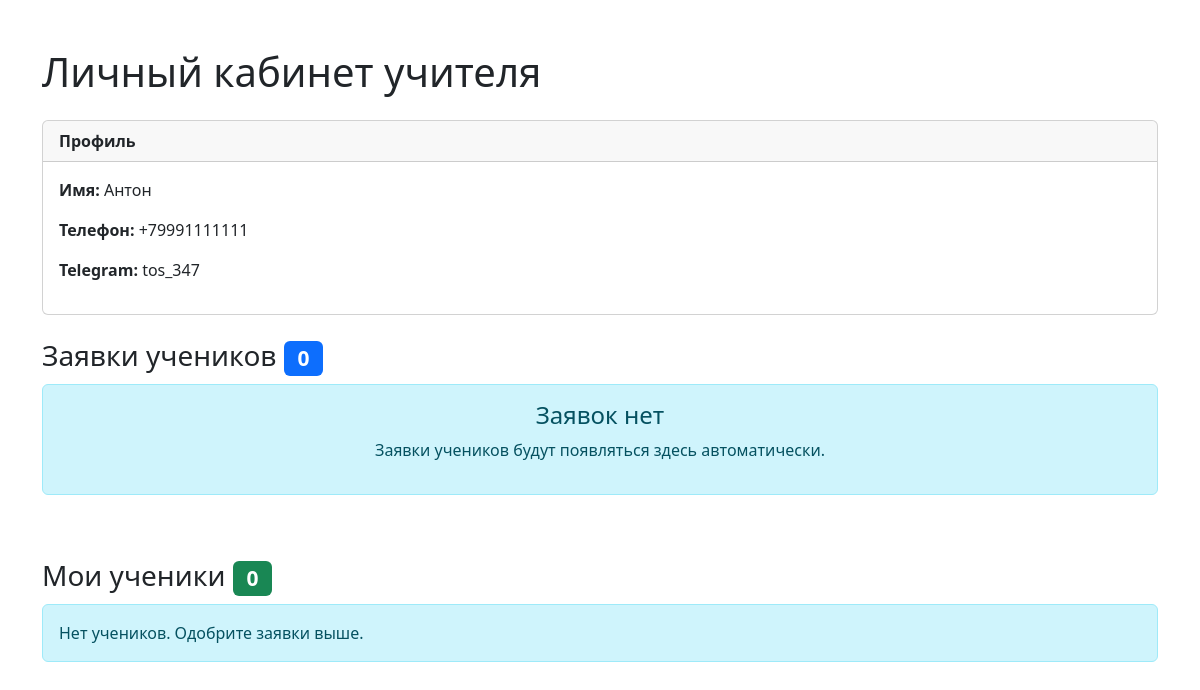
The app's page /teacher/dashboard/ (signed in), older data.
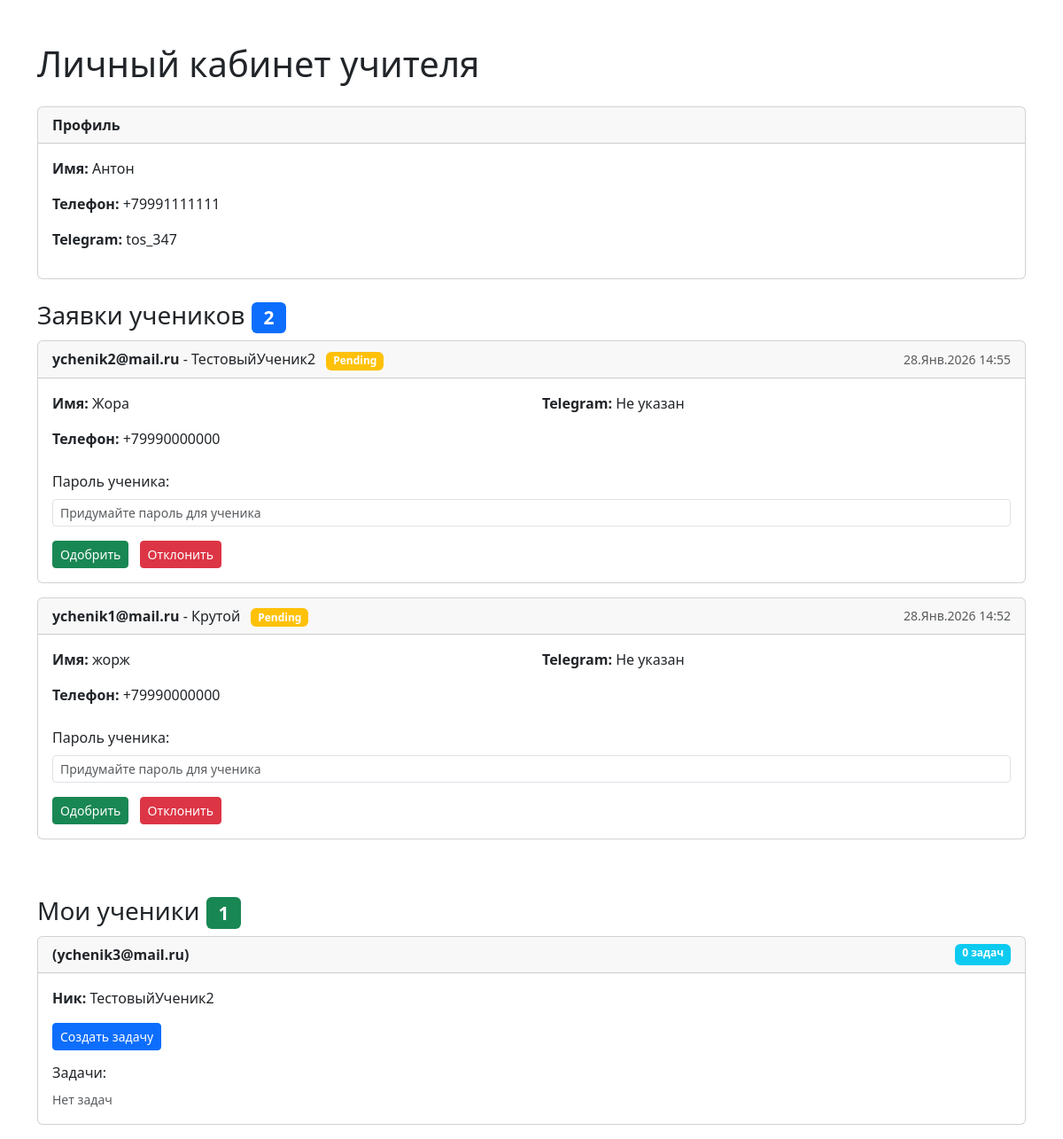
The same page, newer data.
### Mentor/models.py (models this page shows, shortened)
class User(AbstractUser):
    username = None
    user_type = models.CharField(max_length=10, choices=USER_TYPE_CHOICES, default='student')
    first_name = models.CharField('Имя*', max_length=50)
    phone = models.CharField('Телефон', max_length=20, blank=True)
    email = models.EmailField('Email адрес*', unique=True)
    telegram = models.SlugField('Telegram ID', unique=False, blank=True, null=True)
    objects = UserManager()
    USERNAME_FIELD = 'email' # но основной логин = email (не до конца понимаю нах. эта строка - разобраться если не забуду)
    REQUIRED_FIELDS = [] # - это строка добавляет поля в суперюзера, если все заработает снести эту строку

class StudentApplication(models.Model):
    teacher = models.ForeignKey(User, on_delete=models.CASCADE, related_name='student_applications')
    email = models.EmailField()
    first_name = models.CharField(max_length=30)
    phone = models.CharField(max_length=20)
    telegram = models.CharField(max_length=50, blank=True)
    nickname = models.CharField(max_length=50)
    created_at = models.DateTimeField(auto_now_add=True)
    status = models.CharField(max_length=20, default='pending')  # pending-новая (по умолчанию), approved учитель зарегистрировал ученика., rejected — учитель отклонил.
    teacher_set_password = models.CharField(max_length=128, blank=True, null=True, help_text="Пароль, установленный учителем")

class StudentProfile(models.Model):
    user = models.OneToOneField(User, on_delete=models.CASCADE,
        limit_choices_to={'user_type': 'student'}, related_name='student_profile')
    nickname = models.CharField('Погоняло', max_length=50)
    teacher = models.ForeignKey(User, on_delete=models.PROTECT,  # нельзя удалить учителя с учениками
        limit_choices_to={'user_type': 'teacher'}, related_name='students')
    class Meta:
        verbose_name = 'Профиль ученика'
        verbose_name_plural = 'Профили учеников'
        unique_together = ['user', 'teacher']  # один учитель на ученика

### Mentor/views.py (the view)
# urls.py: path('teacher/dashboard/', views.teacher_dashboard, name='teacher_dashboard'),
@login_required
def teacher_dashboard(request):
    if request.user.user_type != 'teacher':  # Проверка роли
        return redirect('index')
    applications = StudentApplication.objects.filter(
        teacher=request.user,
        status='pending' #показывает заявки только с этим статусом
    ).order_by('-created_at')
    students = StudentProfile.objects.filter(
        teacher=request.user)
    return render(request, 'core/teacher_dashboard.html', {
        'applications': applications,
        'students': students
    })

### Mentor/templates/core/teacher_dashboard.html (shortened to what this page needs)
{% extends 'core/base.html' %}
{% block content %}
<div class="container mt-5">
    <div class="row">
        <div class="col-12">
            <h1 class="mb-4">Личный кабинет учителя</h1>
            <div class="card">
                <div class="card-header">
                    <strong>Профиль</strong>
                </div>
                <div class="card-body">
                    <p><strong>Имя:</strong> {{ user.first_name }}</p>
                    <p><strong>Телефон:</strong> {{ user.phone }}</p>
                    <p><strong>Telegram:</strong> {{ user.telegram|default:"Не указан" }}</p>
                </div>
            </div>
        </div>
    </div>
    <div class="row mt-4">
        <div class="col-12">
            <h3>Заявки учеников <span class="badge bg-primary">{{ applications.count }}</span></h3>
            {% for app in applications %}
            <div class="card mb-3">
                <div class="card-header d-flex justify-content-between align-items-center">
                    <div>
                        <strong>{{ app.email }}</strong> - {{ app.nickname }}
                        <span class="badge bg-warning ms-2">{{ app.status.title }}</span>
                    </div>
                    <small class="text-muted">{{ app.created_at|date:"d.M.Y H:i" }}</small>
                </div>
                <div class="card-body">
                    <div class="row">
                        <div class="col-md-6">
                            <p><strong>Имя:</strong> {{ app.first_name }}</p>
                            <p><strong>Телефон:</strong> {{ app.phone }}</p>
                        </div>
                        <div class="col-md-6">
                            <p><strong>Telegram:</strong> {{ app.telegram|default:"Не указан" }}</p>
                        </div>
                    </div>
                    <div class="mt-2">
                        <label for="password{{ app.id }}" class="form-label">
                            Пароль ученика:</label>
                        <input type="password" class="form-control form-control-sm"
                               id="password{{ app.id }}" placeholder="Придумайте пароль для ученика">
                    </div>
                    <div class="mt-3">
                        <button class="btn btn-success btn-sm me-2" onclick="approveWithPassword({{ app.id }}, 'approve')">
                             Одобрить
                    </button>
                        <button class="btn btn-danger btn-sm" onclick="toggleAppStatus({{ app.id }}, 'reject')">
                             Отклонить
                        </button>
                    </div>
                </div>
            </div>
            {% empty %}
            <div class="alert alert-info text-center">
                <h4>Заявок нет</h4>
                <p>Заявки учеников будут появляться здесь автоматически.</p>
            </div>
            {% endfor %}
        </div>
    </div>
    <div class="row mt-5">
      <div class="col-12">
        <h3>Мои ученики <span class="badge bg-success">{{ students.count }}</span></h3>
        {% for student_profile in students %}
        <div class="card mb-3">
          <div class="card-header d-flex justify-content-between">
            <strong>{{ student_profile.user.firstname }} ({{ student_profile.user.email }})</strong>
            <span class="badge bg-info">{{ student_profile.user.tasks.count }} задач</span>
          </div>
          <div class="card-body">
            <p><strong>Ник: </strong>{{ student_profile.nickname }}</p>
            <button class="btn btn-primary btn-sm" onclick="openCreateTaskModal({{ student_profile.user.id }})">
              Создать задачу
            </button>
            <div class="mt-3">
              <h6>Задачи:</h6>
              {% for task in student_profile.user.tasks.all %}
                <div class="task-item mb-1 p-2 border rounded" data-task-id="{{ task.id }}">
                  <strong>{{ task.title }}</strong>
                  <span class="badge {{ task.is_completed|yesno:'bg-success,bg-warning' }}">{{ task.is_completed|yesno:'✓,⏳' }}</span>
                  <small class="d-block">{{ task.due_date|date:"d.m.Y H:i" }}</small>
                  <button class="btn btn-sm btn-outline-primary mt-1" onclick="openEditTaskModal({{ task.id }})">✏️</button>
                </div>
              {% empty %}
              <small class="text-muted">Нет задач</small>
              {% endfor %}
            </div>
          </div>
        </div>
        {% empty %}
        <div class="alert alert-info">Нет учеников. Одобрите заявки выше.</div>
        {% endfor %}
      </div>
    </div>
</div>
{% endblock %}

### Mentor/templates/core/base.html (shortened to what this page needs)
<!DOCTYPE html>
<html lang="ru">
<head>
    {% load static %}
    <link href="https://cdn.jsdelivr.net/npm/bootstrap@5.3.0/dist/css/bootstrap.min.css" rel="stylesheet">
    <link rel="stylesheet" href="{% static 'css/style.css' %}">
</head>
<body>
    {% block content %}
    {% endblock %}
</body>
</html>

Row changes from the older to the newer data that the page shows:
added StudentApplication: email "ychenik2@mail.ru", nickname "ТестовыйУченик2", status "Pending", created_at "28.Янв.2026 14:55", first_name "Жора", phone "+79990000000", telegram "Не указан"
added StudentApplication: email "ychenik1@mail.ru", nickname "Крутой", status "Pending", created_at "28.Янв.2026 14:52", first_name "жорж", phone "+79990000000", telegram "Не указан"
added StudentProfile: user.email "ychenik3@mail.ru", user.tasks.count "0", nickname "ТестовыйУченик2"
Text that changed along with them:
{{ applications.count }}: "0" → "2"
{{ students.count }}: "0" → "1"
text no longer shown: "Заявок нет Заявки учеников будут появляться здесь автоматически. Нет учеников. Одобрите заявки выше."
